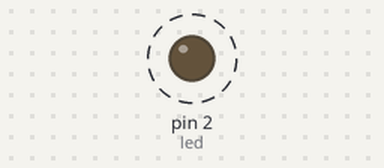
The program below on a simulated MicroPython board. On the bench: output pins drawn as LEDs (lit = HIGH). Dashed ring = blinking.

Above: at 0.5 s.
Timing chart, 0 to 4.6 s (numbered marks = the images above):
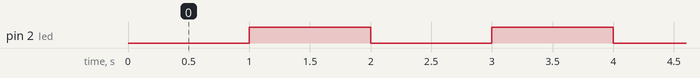

The program:

Digital_Output_LED_ADV.py
```python
# This code was created by Alexandros Panagiotakopoulos

from machine import Pin, Timer
led = Pin(2, Pin.OUT)
timer = Timer()

def blink(timer):
    led.toggle() #tobble the LED on/off

timer.init(freq=1, mode=Timer.PERIODIC, callback=blink) #call the blink function and blink infinitely!

# with freq the frequency (time) can be adjusted
# periodic timer stays active infinitely by default for more information about the timer
# library you can check out: https://blog.logrocket.com/understanding-flutter-timer-class-timer-periodic/
```

Measured:
- by itself, pin 2 (led): alternates HIGH for 1.0 s and LOW for 1.0 s
